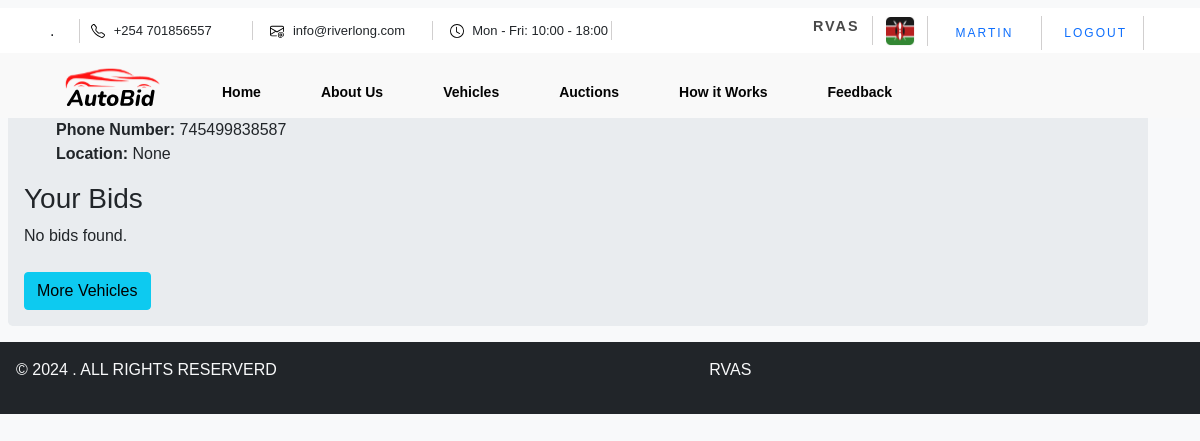
Before: /profile/ (signed in) with the older database file.
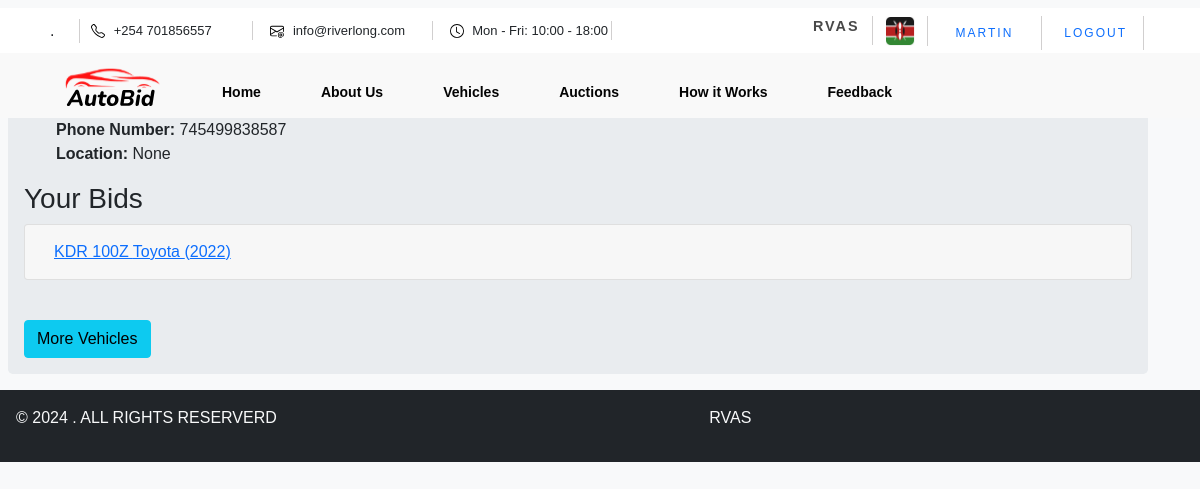
After: the same page with the newer database file.
### vehicles/models.py (models this page shows, shortened)
class Vehicle(models.Model):
    BID_STATUS_CHOICES = [
        ('idle', 'idle'),
        ('available', 'available'),
        ('on_auction', 'on_auction'),
        ('on_bid', 'on_bid'),
    ]
    TRANSMISSION_CHOICES=[
        ('Automatic','Automatic'),
        ('Manual','Manual'),
    ]
    v_id = models.UUIDField(default=uuid.uuid4, editable=False, unique=True)
    registration_no = models.CharField(max_length=255,unique=True)
    make = models.ForeignKey(VehicleMake, on_delete=models.CASCADE)
    model = models.ForeignKey(VehicleModel, on_delete=models.CASCADE)
    YOM = models.ForeignKey(ManufactureYear, on_delete=models.CASCADE)
    mileage = models.IntegerField(null=True, blank=True)
    created_at = models.DateTimeField(auto_now_add=True)
    updated_at = models.DateTimeField(auto_now=True)
    engine_cc = models.IntegerField()
    transmission = models.CharField(max_length=255, choices=TRANSMISSION_CHOICES,blank=True)
    body_type = models.ForeignKey(VehicleBody, on_delete=models.CASCADE)
    fuel_type = models.ForeignKey(FuelType, on_delete=models.CASCADE)
    status = models.CharField(max_length=10, choices=BID_STATUS_CHOICES, default='idle')
    reserve_price = models.IntegerField()
    description = models.TextField(blank=True)
    file = models.FileField(upload_to='images/',default='images/default-vehicle.png',blank=True)
    views = models.IntegerField(default=0)

class VehicleMake(models.Model):
    name = models.CharField(max_length=255)
    class Meta:
        verbose_name_plural = "Makes"
    def __str__(self):
            return self.name

class ManufactureYear(models.Model):
    year = models.IntegerField()
    class Meta:
        verbose_name_plural = "Years of Manufacture"
    def __str__(self):
            return str(self.year)

### users/views.py (the view)
# urls.py: path('profile/', user_views.profile_page, name='profile'),
@login_required
def profile_page(request):
    profile = Profile.objects.get(user=request.user)
    user_bids = Bidding.objects.filter(user=request.user).select_related('vehicle')
    context = {
        'user_bids':user_bids,
        'profile': profile
    }
    return render(request, 'users/profile.html', context)

### users/templates/users/profile.html (shortened to what this page needs)
{% extends 'vehicles/base.html' %}
{% block content %}
<div class="container jumbotron p-3 m-2">
    <h2>{{ profile.user.username }}'s Profile</h2>
    <ul>
        <li><strong>Username:</strong> {{ profile.user.username }}</li>
        <li><strong>ID Number:</strong> {{ profile.id_number }}</li>
        <li><strong>Phone Number:</strong> {{ profile.phone_number }}</li>
        <li><strong>Location:</strong> {{ profile.location }}</li>
    </ul>
    <h3>Your Bids</h3>
    {% if user_bids %}
        {% regroup user_bids by vehicle as vehicle_bids %}
        <div class="accordion" id="bidsAccordion">
            {% for group in vehicle_bids %}
                <div class="card">
                    <div class="card-header" id="heading{{ forloop.counter }}">
                        <h5 class="mb-0">
                            <button class="btn btn-link" type="button" data-toggle="collapse" data-target="#collapse{{ forloop.counter }}" aria-expanded="true" aria-controls="collapse{{ forloop.counter }}">
                                {{ group.grouper.registration_no }} {{ group.grouper.make }} ({{ group.grouper.YOM }})
                            </button>
                        </h5>
                    </div>
                </div>
            {% endfor %}
        </div>
    {% else %}
        <p>No bids found.</p>
    {% endif %}
    <a href="{% url 'vehicles' %}" class="btn btn-info mt-2">More Vehicles</a>
</div>
{% endblock %}

Changed rows visible on the page:
now on this page (row edited): Vehicle: grouper.registration_no "KDR 100Z", grouper.make "Toyota", grouper.YOM "2022"
Other visible differences:
text no longer shown: "No bids found."
